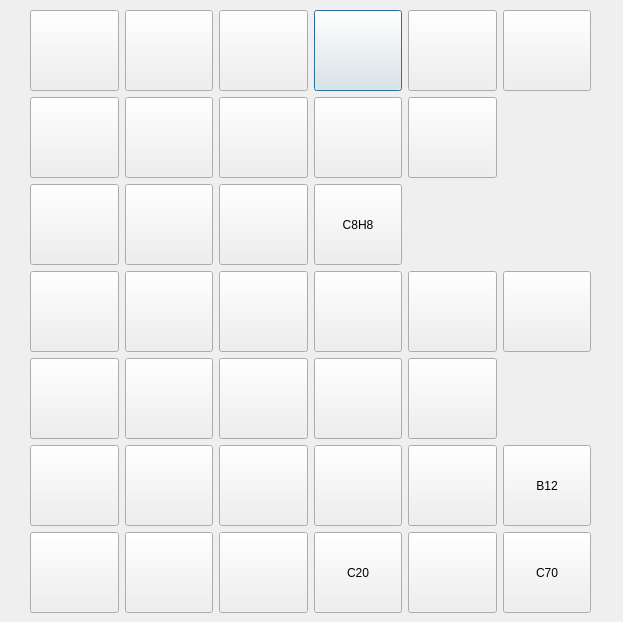
<?xml version="1.0" encoding="UTF-8"?>
<ui version="4.0">
 <class>RingTemplate</class>
 <widget class="QDialog" name="RingTemplate">
  <property name="geometry">
   <rect>
    <x>0</x>
    <y>0</y>
    <width>623</width>
    <height>622</height>
   </rect>
  </property>
  <property name="windowTitle">
   <string>Ring Fragment</string>
  </property>
  <widget class="QWidget" name="layoutWidget">
   <property name="geometry">
    <rect>
     <x>30</x>
     <y>10</y>
     <width>561</width>
     <height>605</height>
    </rect>
   </property>
   <layout class="QGridLayout" name="gridLayout">
    <item row="0" column="3">
     <widget class="QPushButton" name="Frag4">
      <property name="minimumSize">
       <size>
        <width>81</width>
        <height>81</height>
       </size>
      </property>
      <property name="text">
       <string/>
      </property>
      <property name="icon">
       <iconset resource="../hmo.qrc">
        <normaloff>:/images/anthr.xbm</normaloff>:/images/anthr.xbm</iconset>
      </property>
      <property name="iconSize">
       <size>
        <width>80</width>
        <height>80</height>
       </size>
      </property>
     </widget>
    </item>
    <item row="0" column="4">
     <widget class="QPushButton" name="Frag5">
      <property name="minimumSize">
       <size>
        <width>81</width>
        <height>81</height>
       </size>
      </property>
      <property name="text">
       <string/>
      </property>
      <property name="icon">
       <iconset resource="../hmo.qrc">
        <normaloff>:/images/rings3.xbm</normaloff>:/images/rings3.xbm</iconset>
      </property>
      <property name="iconSize">
       <size>
        <width>80</width>
        <height>80</height>
       </size>
      </property>
     </widget>
    </item>
    <item row="5" column="0">
     <widget class="QPushButton" name="Frag31">
      <property name="minimumSize">
       <size>
        <width>81</width>
        <height>81</height>
       </size>
      </property>
      <property name="text">
       <string/>
      </property>
      <property name="icon">
       <iconset resource="../hmo.qrc">
        <normaloff>:/images/two5mr.xbm</normaloff>:/images/two5mr.xbm</iconset>
      </property>
      <property name="iconSize">
       <size>
        <width>80</width>
        <height>80</height>
       </size>
      </property>
     </widget>
    </item>
    <item row="0" column="0">
     <widget class="QPushButton" name="Frag1">
      <property name="enabled">
       <bool>true</bool>
      </property>
      <property name="minimumSize">
       <size>
        <width>81</width>
        <height>81</height>
       </size>
      </property>
      <property name="text">
       <string/>
      </property>
      <property name="icon">
       <iconset resource="../hmo.qrc">
        <normaloff>:/images/phenyl.xbm</normaloff>:/images/phenyl.xbm</iconset>
      </property>
      <property name="iconSize">
       <size>
        <width>80</width>
        <height>80</height>
       </size>
      </property>
     </widget>
    </item>
    <item row="3" column="1">
     <widget class="QPushButton" name="Frag20">
      <property name="minimumSize">
       <size>
        <width>81</width>
        <height>81</height>
       </size>
      </property>
      <property name="icon">
       <iconset resource="../hmo.qrc">
        <normaloff>:/images/furanyl.xbm</normaloff>:/images/furanyl.xbm</iconset>
      </property>
      <property name="iconSize">
       <size>
        <width>80</width>
        <height>80</height>
       </size>
      </property>
     </widget>
    </item>
    <item row="5" column="3">
     <widget class="QPushButton" name="Frag34">
      <property name="minimumSize">
       <size>
        <width>81</width>
        <height>81</height>
       </size>
      </property>
      <property name="text">
       <string/>
      </property>
      <property name="icon">
       <iconset resource="../hmo.qrc">
        <normaloff>:/images/656.xbm</normaloff>:/images/656.xbm</iconset>
      </property>
      <property name="iconSize">
       <size>
        <width>80</width>
        <height>80</height>
       </size>
      </property>
     </widget>
    </item>
    <item row="1" column="0">
     <widget class="QPushButton" name="Frag7">
      <property name="enabled">
       <bool>true</bool>
      </property>
      <property name="minimumSize">
       <size>
        <width>81</width>
        <height>81</height>
       </size>
      </property>
      <property name="text">
       <string/>
      </property>
      <property name="icon">
       <iconset resource="../hmo.qrc">
        <normaloff>:/images/coronene.xbm</normaloff>:/images/coronene.xbm</iconset>
      </property>
      <property name="iconSize">
       <size>
        <width>80</width>
        <height>80</height>
       </size>
      </property>
     </widget>
    </item>
    <item row="3" column="0">
     <widget class="QPushButton" name="Frag19">
      <property name="minimumSize">
       <size>
        <width>81</width>
        <height>81</height>
       </size>
      </property>
      <property name="text">
       <string/>
      </property>
      <property name="icon">
       <iconset resource="../hmo.qrc">
        <normaloff>:/images/cp.xbm</normaloff>:/images/cp.xbm</iconset>
      </property>
      <property name="iconSize">
       <size>
        <width>80</width>
        <height>80</height>
       </size>
      </property>
     </widget>
    </item>
    <item row="4" column="3">
     <widget class="QPushButton" name="Frag28">
      <property name="minimumSize">
       <size>
        <width>81</width>
        <height>81</height>
       </size>
      </property>
      <property name="text">
       <string/>
      </property>
      <property name="icon">
       <iconset resource="../hmo.qrc">
        <normaloff>:/images/mr7.xbm</normaloff>:/images/mr7.xbm</iconset>
      </property>
      <property name="iconSize">
       <size>
        <width>80</width>
        <height>80</height>
       </size>
      </property>
     </widget>
    </item>
    <item row="5" column="1">
     <widget class="QPushButton" name="Frag32">
      <property name="minimumSize">
       <size>
        <width>81</width>
        <height>81</height>
       </size>
      </property>
      <property name="text">
       <string/>
      </property>
      <property name="icon">
       <iconset resource="../hmo.qrc">
        <normaloff>:/images/asixfive.xbm</normaloff>:/images/asixfive.xbm</iconset>
      </property>
      <property name="iconSize">
       <size>
        <width>80</width>
        <height>80</height>
       </size>
      </property>
     </widget>
    </item>
    <item row="3" column="4">
     <widget class="QPushButton" name="Frag23">
      <property name="minimumSize">
       <size>
        <width>81</width>
        <height>81</height>
       </size>
      </property>
      <property name="text">
       <string/>
      </property>
      <property name="icon">
       <iconset resource="../hmo.qrc">
        <normaloff>:/images/cpene.xbm</normaloff>:/images/cpene.xbm</iconset>
      </property>
      <property name="iconSize">
       <size>
        <width>80</width>
        <height>80</height>
       </size>
      </property>
     </widget>
    </item>
    <item row="1" column="1">
     <widget class="QPushButton" name="Frag8">
      <property name="minimumSize">
       <size>
        <width>81</width>
        <height>81</height>
       </size>
      </property>
      <property name="text">
       <string/>
      </property>
      <property name="icon">
       <iconset resource="../hmo.qrc">
        <normaloff>:/images/pyridinyl.xbm</normaloff>:/images/pyridinyl.xbm</iconset>
      </property>
      <property name="iconSize">
       <size>
        <width>80</width>
        <height>80</height>
       </size>
      </property>
     </widget>
    </item>
    <item row="1" column="2">
     <widget class="QPushButton" name="Frag9">
      <property name="minimumSize">
       <size>
        <width>81</width>
        <height>81</height>
       </size>
      </property>
      <property name="text">
       <string/>
      </property>
      <property name="icon">
       <iconset resource="../hmo.qrc">
        <normaloff>:/images/pyrazine.xbm</normaloff>:/images/pyrazine.xbm</iconset>
      </property>
      <property name="iconSize">
       <size>
        <width>80</width>
        <height>80</height>
       </size>
      </property>
     </widget>
    </item>
    <item row="4" column="4">
     <widget class="QPushButton" name="Frag29">
      <property name="minimumSize">
       <size>
        <width>81</width>
        <height>81</height>
       </size>
      </property>
      <property name="text">
       <string/>
      </property>
      <property name="icon">
       <iconset resource="../hmo.qrc">
        <normaloff>:/images/mr8.xbm</normaloff>:/images/mr8.xbm</iconset>
      </property>
      <property name="iconSize">
       <size>
        <width>80</width>
        <height>80</height>
       </size>
      </property>
     </widget>
    </item>
    <item row="4" column="0">
     <widget class="QPushButton" name="Frag25">
      <property name="minimumSize">
       <size>
        <width>81</width>
        <height>81</height>
       </size>
      </property>
      <property name="text">
       <string/>
      </property>
      <property name="icon">
       <iconset resource="../hmo.qrc">
        <normaloff>:/images/chexbt.xbm</normaloff>:/images/chexbt.xbm</iconset>
      </property>
      <property name="iconSize">
       <size>
        <width>80</width>
        <height>80</height>
       </size>
      </property>
     </widget>
    </item>
    <item row="1" column="3">
     <widget class="QPushButton" name="Frag10">
      <property name="minimumSize">
       <size>
        <width>81</width>
        <height>81</height>
       </size>
      </property>
      <property name="text">
       <string/>
      </property>
      <property name="icon">
       <iconset resource="../hmo.qrc">
        <normaloff>:/images/pyridazine.xbm</normaloff>:/images/pyridazine.xbm</iconset>
      </property>
      <property name="iconSize">
       <size>
        <width>80</width>
        <height>80</height>
       </size>
      </property>
     </widget>
    </item>
    <item row="5" column="2">
     <widget class="QPushButton" name="Frag33">
      <property name="minimumSize">
       <size>
        <width>81</width>
        <height>81</height>
       </size>
      </property>
      <property name="text">
       <string/>
      </property>
      <property name="icon">
       <iconset resource="../hmo.qrc">
        <normaloff>:/images/azu.xbm</normaloff>:/images/azu.xbm</iconset>
      </property>
      <property name="iconSize">
       <size>
        <width>80</width>
        <height>80</height>
       </size>
      </property>
     </widget>
    </item>
    <item row="2" column="2">
     <widget class="QPushButton" name="Frag15">
      <property name="enabled">
       <bool>true</bool>
      </property>
      <property name="minimumSize">
       <size>
        <width>81</width>
        <height>81</height>
       </size>
      </property>
      <property name="text">
       <string/>
      </property>
      <property name="icon">
       <iconset resource="../hmo.qrc">
        <normaloff>:/images/cbane.xbm</normaloff>:/images/cbane.xbm</iconset>
      </property>
      <property name="iconSize">
       <size>
        <width>80</width>
        <height>80</height>
       </size>
      </property>
     </widget>
    </item>
    <item row="3" column="5">
     <widget class="QPushButton" name="Frag24">
      <property name="minimumSize">
       <size>
        <width>81</width>
        <height>81</height>
       </size>
      </property>
      <property name="icon">
       <iconset resource="../hmo.qrc">
        <normaloff>:/images/cpane.xbm</normaloff>:/images/cpane.xbm</iconset>
      </property>
      <property name="iconSize">
       <size>
        <width>80</width>
        <height>80</height>
       </size>
      </property>
     </widget>
    </item>
    <item row="4" column="1">
     <widget class="QPushButton" name="Frag26">
      <property name="minimumSize">
       <size>
        <width>81</width>
        <height>81</height>
       </size>
      </property>
      <property name="text">
       <string/>
      </property>
      <property name="icon">
       <iconset resource="../hmo.qrc">
        <normaloff>:/images/chexch.xbm</normaloff>:/images/chexch.xbm</iconset>
      </property>
      <property name="iconSize">
       <size>
        <width>80</width>
        <height>80</height>
       </size>
      </property>
     </widget>
    </item>
    <item row="2" column="1">
     <widget class="QPushButton" name="Frag14">
      <property name="minimumSize">
       <size>
        <width>81</width>
        <height>81</height>
       </size>
      </property>
      <property name="text">
       <string/>
      </property>
      <property name="icon">
       <iconset resource="../hmo.qrc">
        <normaloff>:/images/oxirane.xbm</normaloff>:/images/oxirane.xbm</iconset>
      </property>
      <property name="iconSize">
       <size>
        <width>80</width>
        <height>80</height>
       </size>
      </property>
     </widget>
    </item>
    <item row="2" column="0">
     <widget class="QPushButton" name="Frag13">
      <property name="minimumSize">
       <size>
        <width>81</width>
        <height>81</height>
       </size>
      </property>
      <property name="icon">
       <iconset resource="../hmo.qrc">
        <normaloff>:/images/cprane.xbm</normaloff>:/images/cprane.xbm</iconset>
      </property>
      <property name="iconSize">
       <size>
        <width>80</width>
        <height>80</height>
       </size>
      </property>
     </widget>
    </item>
    <item row="0" column="2">
     <widget class="QPushButton" name="Frag3">
      <property name="minimumSize">
       <size>
        <width>81</width>
        <height>81</height>
       </size>
      </property>
      <property name="text">
       <string/>
      </property>
      <property name="icon">
       <iconset resource="../hmo.qrc">
        <normaloff>:/images/asixfive.xbm</normaloff>:/images/asixfive.xbm</iconset>
      </property>
      <property name="iconSize">
       <size>
        <width>80</width>
        <height>80</height>
       </size>
      </property>
     </widget>
    </item>
    <item row="0" column="1">
     <widget class="QPushButton" name="Frag2">
      <property name="minimumSize">
       <size>
        <width>81</width>
        <height>81</height>
       </size>
      </property>
      <property name="text">
       <string/>
      </property>
      <property name="icon">
       <iconset resource="../hmo.qrc">
        <normaloff>:/images/naphth.xbm</normaloff>:/images/naphth.xbm</iconset>
      </property>
      <property name="iconSize">
       <size>
        <width>80</width>
        <height>80</height>
       </size>
      </property>
     </widget>
    </item>
    <item row="1" column="4">
     <widget class="QPushButton" name="Frag11">
      <property name="enabled">
       <bool>true</bool>
      </property>
      <property name="minimumSize">
       <size>
        <width>81</width>
        <height>81</height>
       </size>
      </property>
      <property name="text">
       <string/>
      </property>
      <property name="icon">
       <iconset resource="../hmo.qrc">
        <normaloff>:/images/pyrimidine.xbm</normaloff>:/images/pyrimidine.xbm</iconset>
      </property>
      <property name="iconSize">
       <size>
        <width>80</width>
        <height>80</height>
       </size>
      </property>
     </widget>
    </item>
    <item row="0" column="5">
     <widget class="QPushButton" name="Frag6">
      <property name="minimumSize">
       <size>
        <width>81</width>
        <height>81</height>
       </size>
      </property>
      <property name="text">
       <string/>
      </property>
      <property name="icon">
       <iconset resource="../hmo.qrc">
        <normaloff>:/images/rings4.xbm</normaloff>:/images/rings4.xbm</iconset>
      </property>
      <property name="iconSize">
       <size>
        <width>80</width>
        <height>80</height>
       </size>
      </property>
     </widget>
    </item>
    <item row="4" column="2">
     <widget class="QPushButton" name="Frag27">
      <property name="minimumSize">
       <size>
        <width>81</width>
        <height>81</height>
       </size>
      </property>
      <property name="text">
       <string/>
      </property>
      <property name="icon">
       <iconset resource="../hmo.qrc">
        <normaloff>:/images/tropylium.xbm</normaloff>:/images/tropylium.xbm</iconset>
      </property>
      <property name="iconSize">
       <size>
        <width>80</width>
        <height>80</height>
       </size>
      </property>
     </widget>
    </item>
    <item row="3" column="2">
     <widget class="QPushButton" name="Frag21">
      <property name="minimumSize">
       <size>
        <width>81</width>
        <height>81</height>
       </size>
      </property>
      <property name="text">
       <string/>
      </property>
      <property name="icon">
       <iconset resource="../hmo.qrc">
        <normaloff>:/images/pyrryl.xbm</normaloff>:/images/pyrryl.xbm</iconset>
      </property>
      <property name="iconSize">
       <size>
        <width>80</width>
        <height>80</height>
       </size>
      </property>
     </widget>
    </item>
    <item row="3" column="3">
     <widget class="QPushButton" name="Frag22">
      <property name="minimumSize">
       <size>
        <width>81</width>
        <height>81</height>
       </size>
      </property>
      <property name="text">
       <string/>
      </property>
      <property name="icon">
       <iconset resource="../hmo.qrc">
        <normaloff>:/images/thiophenyl.xbm</normaloff>:/images/thiophenyl.xbm</iconset>
      </property>
      <property name="iconSize">
       <size>
        <width>80</width>
        <height>80</height>
       </size>
      </property>
     </widget>
    </item>
    <item row="6" column="0">
     <widget class="QPushButton" name="Frag38">
      <property name="minimumSize">
       <size>
        <width>81</width>
        <height>81</height>
       </size>
      </property>
      <property name="icon">
       <iconset resource="../hmo.qrc">
        <normaloff>:/images/bicychept.xbm</normaloff>:/images/bicychept.xbm</iconset>
      </property>
      <property name="iconSize">
       <size>
        <width>80</width>
        <height>80</height>
       </size>
      </property>
     </widget>
    </item>
    <item row="6" column="1">
     <widget class="QPushButton" name="Frag39">
      <property name="minimumSize">
       <size>
        <width>81</width>
        <height>81</height>
       </size>
      </property>
      <property name="icon">
       <iconset resource="../hmo.qrc">
        <normaloff>:/images/bicycoct.xbm</normaloff>:/images/bicycoct.xbm</iconset>
      </property>
      <property name="iconSize">
       <size>
        <width>80</width>
        <height>80</height>
       </size>
      </property>
     </widget>
    </item>
    <item row="6" column="2">
     <widget class="QPushButton" name="Frag40">
      <property name="minimumSize">
       <size>
        <width>81</width>
        <height>81</height>
       </size>
      </property>
      <property name="icon">
       <iconset resource="../hmo.qrc">
        <normaloff>:/images/adamantane.xbm</normaloff>:/images/adamantane.xbm</iconset>
      </property>
      <property name="iconSize">
       <size>
        <width>80</width>
        <height>80</height>
       </size>
      </property>
     </widget>
    </item>
    <item row="5" column="4">
     <widget class="QPushButton" name="Frag35">
      <property name="minimumSize">
       <size>
        <width>81</width>
        <height>81</height>
       </size>
      </property>
      <property name="text">
       <string/>
      </property>
      <property name="icon">
       <iconset resource="../hmo.qrc">
        <normaloff>:/images/bipyr.xbm</normaloff>:/images/bipyr.xbm</iconset>
      </property>
      <property name="iconSize">
       <size>
        <width>80</width>
        <height>80</height>
       </size>
      </property>
     </widget>
    </item>
    <item row="6" column="4">
     <widget class="QPushButton" name="Frag_C60">
      <property name="minimumSize">
       <size>
        <width>81</width>
        <height>81</height>
       </size>
      </property>
      <property name="icon">
       <iconset resource="../hmo.qrc">
        <normaloff>:/images/bucky.xbm</normaloff>:/images/bucky.xbm</iconset>
      </property>
      <property name="iconSize">
       <size>
        <width>80</width>
        <height>80</height>
       </size>
      </property>
     </widget>
    </item>
    <item row="6" column="5">
     <widget class="QPushButton" name="Frag_C70">
      <property name="minimumSize">
       <size>
        <width>81</width>
        <height>81</height>
       </size>
      </property>
      <property name="text">
       <string>C70</string>
      </property>
      <property name="icon">
       <iconset resource="../hmo.qrc">
        <normaloff>:/images/UFF.png</normaloff>:/images/UFF.png</iconset>
      </property>
      <property name="iconSize">
       <size>
        <width>80</width>
        <height>80</height>
       </size>
      </property>
     </widget>
    </item>
    <item row="5" column="5">
     <widget class="QPushButton" name="Frag_B12">
      <property name="minimumSize">
       <size>
        <width>81</width>
        <height>81</height>
       </size>
      </property>
      <property name="text">
       <string>B12</string>
      </property>
      <property name="icon">
       <iconset resource="../hmo.qrc">
        <normaloff>:/images/UFF.png</normaloff>:/images/UFF.png</iconset>
      </property>
      <property name="iconSize">
       <size>
        <width>80</width>
        <height>80</height>
       </size>
      </property>
     </widget>
    </item>
    <item row="6" column="3">
     <widget class="QPushButton" name="Frag_C20">
      <property name="minimumSize">
       <size>
        <width>81</width>
        <height>81</height>
       </size>
      </property>
      <property name="text">
       <string>C20</string>
      </property>
      <property name="icon">
       <iconset resource="../hmo.qrc">
        <normaloff>:/images/UFF.png</normaloff>:/images/UFF.png</iconset>
      </property>
      <property name="iconSize">
       <size>
        <width>80</width>
        <height>80</height>
       </size>
      </property>
     </widget>
    </item>
    <item row="2" column="3">
     <widget class="QPushButton" name="Frag_C8H8">
      <property name="minimumSize">
       <size>
        <width>81</width>
        <height>81</height>
       </size>
      </property>
      <property name="text">
       <string>C8H8</string>
      </property>
      <property name="icon">
       <iconset resource="../hmo.qrc">
        <normaloff>:/images/UFF.png</normaloff>:/images/UFF.png</iconset>
      </property>
      <property name="iconSize">
       <size>
        <width>80</width>
        <height>80</height>
       </size>
      </property>
     </widget>
    </item>
   </layout>
  </widget>
 </widget>
 <resources>
  <include location="../hmo.qrc"/>
 </resources>
 <connections/>
</ui>
